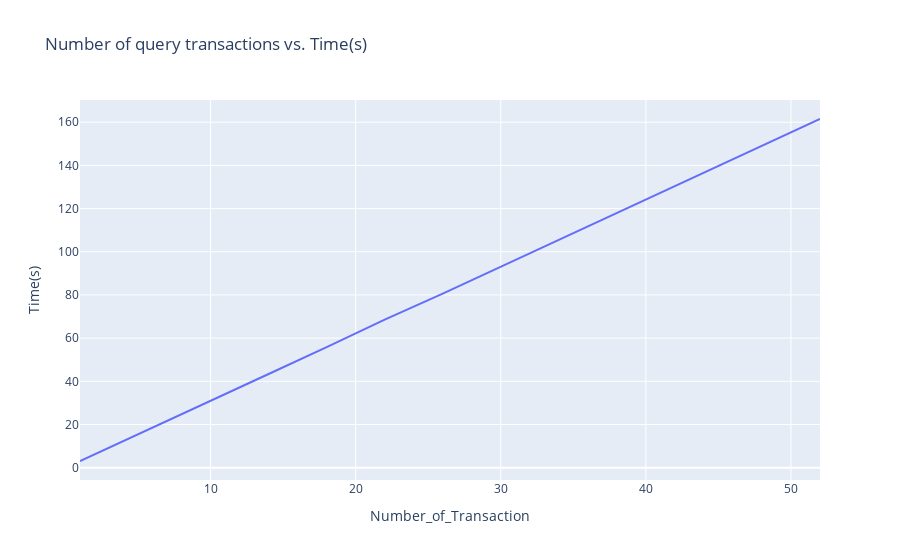

Notebook code for this chart:
### Code cell
fig1 = px.line(query,x="Number_of_Transaction",y="Time(s)",title='Number of query transactions vs. Time(s)')
fig1.show()

### Figure 1 — Plotly figure (JSON) as saved in the notebook; plotly's stock layout.template omitted (floating-point values rounded to 4 significant figures)
{"data": [{"hovertemplate": "Number_of_Transaction=%{x}<br>Time(s)=%{y}<extra></extra>", "legendgroup": "", "line": {"color": "#636efa", "dash": "solid"}, "mode": "lines", "name": "", "showlegend": false, "type": "scatter", "x": [1, 2, 4, 6, 8, 10, 14, 18, 22, 26, 32, 42, 52], "xaxis": "x", "y": [3.113, 6.192, 12.37, 18.58, 24.77, 31.08, 43.39, 55.88, 68.55, 80.6, 99.26, 130.2, 161.5], "yaxis": "y"}], "layout": {"legend": {"tracegroupgap": 0}, "title": {"text": "Number of query transactions vs. Time(s)"}, "xaxis": {"anchor": "y", "domain": [0, 1], "title": {"text": "Number_of_Transaction"}}, "yaxis": {"anchor": "x", "domain": [0, 1], "title": {"text": "Time(s)"}}}}
